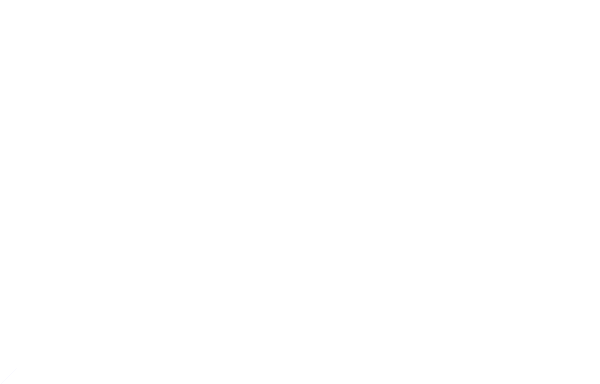
Frame 1 (no input)
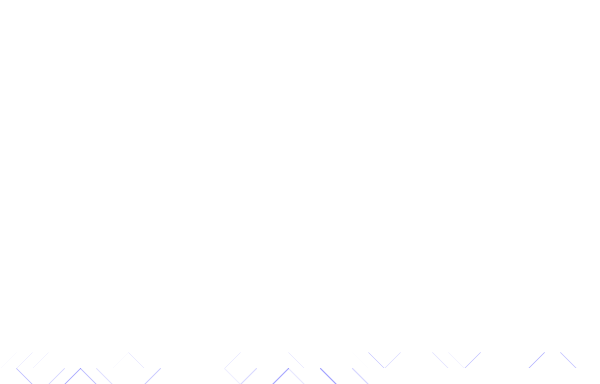
Frame 60 (the mouse pressed at the canvas centre just before this capture)
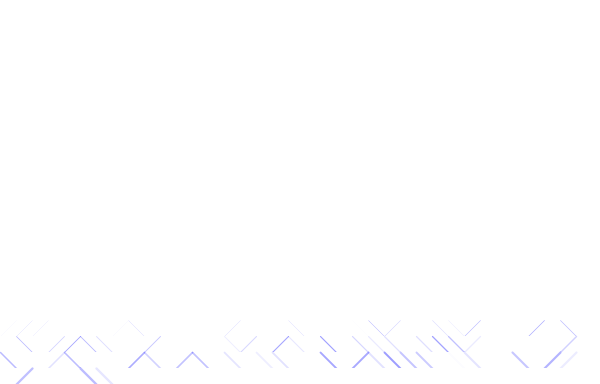
Frame 120 (the mouse held since frame 60 and released just before this capture)

The Processing sketch that drew these frames (run headless with seeded random() and noise(); from frame 60 on, the mouse is pressed at the canvas centre):

// Processing sketch: Variazione3
// ── Variazione3.pde
//disegna il classico labirinto 10print modificando lo spessore della linea man mano 
//che si compone. Viene modificata così anche la trasparenza. 
int larghezza= 16;
int altezza= 16;
int index=0;
float spessore=0.01;
float trasparenza=100;

void setup() {
  size(600, 384);
  background(255);
}

void draw() {
  int x1 = larghezza*index;
  int x2 = x1 + larghezza;
  int y1 = altezza*23;
  int y2 = altezza*24;
  pushMatrix();
  stroke(0, 0, 255, random(-trasparenza, trasparenza));
  strokeWeight(spessore);
  strokeJoin(MITER);
  noFill();
  popMatrix();
  if (random(3) < 1) {

    line(x2, y1, x1, y2);
  } else {

    line(x1, y1, x2, y2);
  }

  index++;
  spessore= spessore+0.02;
  trasparenza= trasparenza+0.02;


  if (index == width/larghezza) {
    PImage p = get(0, altezza, width, altezza*23);
    background(255);
    set(0, 0, p);
    index = 0;
  }
}
